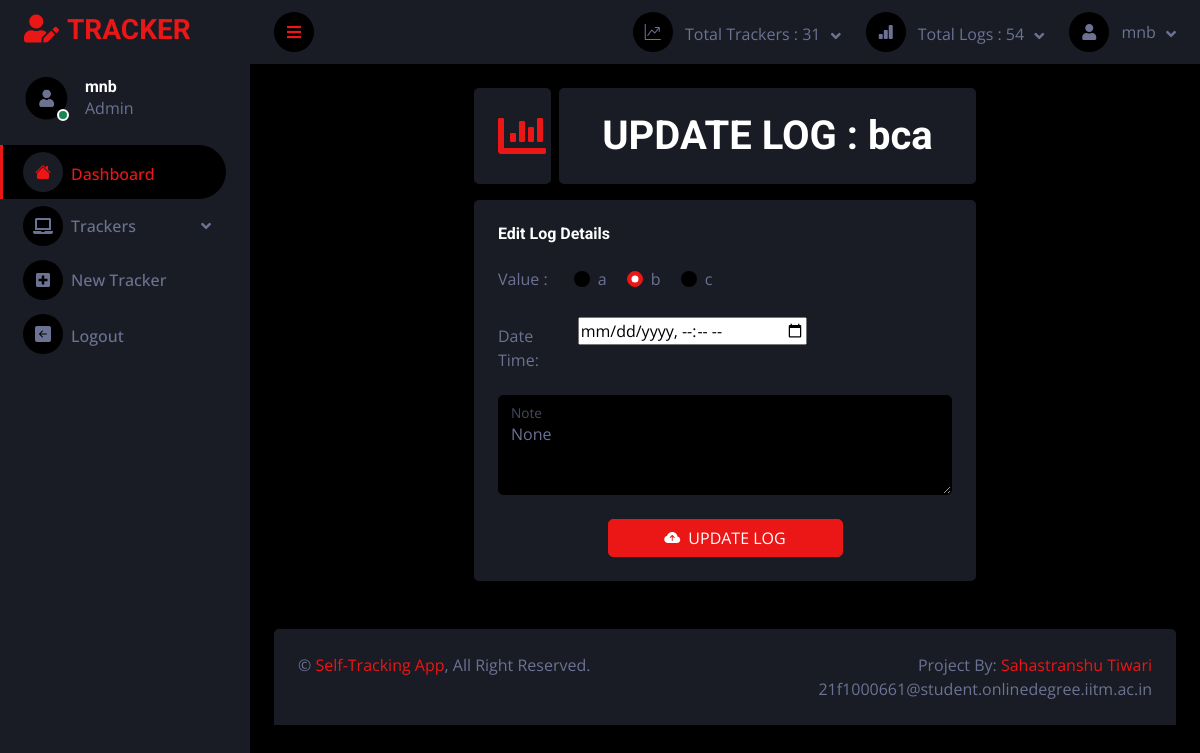
Screenshot of /updateLog/23 (signed in) with the database file from the repository.
### app.py (models this page shows)
class User( db.Model, UserMixin):
    id =db.Column(db.Integer, primary_key=True)
    email=db.Column(db.String(150),unique=True)
    password=db.Column(db.String(150),nullable=False)
    name=db.Column(db.String(150),nullable=False)
    trackers=db.relationship('Tracker')
    logs=db.relationship('Log')

class Tracker(db.Model):
    id =db.Column(db.Integer, primary_key=True)
    name=db.Column(db.String(150),nullable=False)
    description=db.Column(db.String(25000))
    type=db.Column(db.String(150),nullable=False)
    settings=db.Column(db.String(15000))
    user_id=db.Column(db.Integer,db.ForeignKey('user.id'))
    logs=db.relationship('Log',cascade="all, delete")

class Log(db.Model):
    id =db.Column(db.Integer, primary_key=True)
    value=db.Column(db.String(150),nullable=False)
    note=db.Column(db.String(25000))
    time=db.Column(db.String(150),default=datetime.now().strftime('%Y-%m-%dT%H:%M:%S %Z %z'))
    user_id=db.Column(db.Integer,db.ForeignKey('user.id'))
    tracker_id=db.Column(db.Integer,db.ForeignKey('tracker.id'))

### app.py (the view, shortened to what this page needs)
@app.route("/updateLog/<int:id>",methods=['GET','POST'])
def updateLog(id):
    curr_log=Log.query.filter_by(id=id).first()
    curr_tkr=Tracker.query.filter_by(id=curr_log.tracker_id).first()
    return render_template('updateLog.html',user=current_user,log=curr_log,tkr=curr_tkr)

### app.py (called while the page is built)
@login_manager.user_loader
def load_user(id):
    return User.query.get(int(id))

### templates/updateLog.html (shortened to what this page needs)
{% extends 'base.html' %}
{% block body %}
<div class="container-fluid pt-4 px-14">
    <div class="row g-2">
        <div class="col-sm-6 col-xl-2">
            <div class="bg-secondary rounded d-flex align-items-center justify-content-between p-4">
                <i class="fa fa-chart-bar fa-3x  text-primary"></i>
            </div>
        </div>
        <div class="col-sm-6 col-xl-10">
            <div class="bg-secondary rounded d-flex align-items-center justify-content-between p-4 ">
                <p class="text-center mb-0">
                <h1 class="mb-0 ">UPDATE LOG : {{tkr.name}} </h1>
                </p>
            </div>
        </div>
    </div>
</div>
<div class="container-fluid pt-3 px-14">
    <div class="bg-secondary rounded h-100 p-4">
        <h6 class="mb-4">Edit Log Details</h6>
        <form action="/updateLog/{{log.id}}" method="POST">
            {% if tkr.type=='Boolean' %}
            <fieldset class="row mb-3">
                <legend class="col-form-label col-sm-2 pt-0">Value</legend>
                <div class="col-sm-10">
                    {% if log.value=="True" %}
                    <div class="form-check">
                        <input class="form-check-input" type="radio" checked="checked" name="value" id="gridRadios1"
                            value="True" checked>
                        <label class="form-check-label" for="gridRadios1">
                            True
                        </label>
                    </div>
                    <div class="form-check">
                        <input class="form-check-input" type="radio" name="value" id="gridRadios2" value="False">
                        <label class="form-check-label" for="gridRadios2">
                            False
                        </label>
                    </div>
                    {% else %}
                    <div class="form-check">
                        <input class="form-check-input" type="radio" name="value" id="gridRadios1" value="True" checked>
                        <label class="form-check-label" for="gridRadios1">
                            True
                        </label>
                    </div>
                    <div class="form-check">
                        <input class="form-check-input" type="radio" checked="checked" name="value" id="gridRadios2"
                            value="False">
                        <label class="form-check-label" for="gridRadios2">
                            False
                        </label>
                    </div>
                    {% endif %}
                </div>
            </fieldset>
            {% elif tkr.type=='Numerical' %}
            <div class="form-floating mb-4">
                <input type="number" step=".01" class="form-control" id="floatingInput" name="value" placeholder="value"
                    value={{log.value}}>
                <label for="floatingInput">Numerical Value</label>
            </div>
            {% elif tkr.type=='Time Duration' %}
            <div class="form-floating mb-4">
                <input type="time" class="form-control" id="floatingInput" name="value" placeholder="time"
                    value="{{log.value}}">
                <label for="floatingInput">Time Duration (HH:MM)</label>
            </div>
            {% else %}
            <legend class="col-form-label col-sm-2 pt-0">Value :</legend>
            {% for set in (tkr.settings).split(",") %}
            {% if log.value==set %}
            <div class="form-check form-check-inline">
                <input class="form-check-input" type="radio" checked="checked" name="value" id="inlineRadio1"
                    value={{set}}>
                <label class="form-check-label" for="inlineRadio1">{{set}}</label>
            </div>
            {% else %}
            <div class="form-check form-check-inline">
                <input class="form-check-input" type="radio" name="value" id="inlineRadio1" value={{set}}>
                <label class="form-check-label" for="inlineRadio1">{{set}}</label>
            </div>
            {% endif %}
            {% endfor %}
            {% endif %}
            <div class="row mb-3">
                <label for="timee" class="col-sm-2 col-form-label">Date Time:</label>
                <div class="col-sm-10">
                    <input type="datetime-local" id="timee" name="time" value={{log.time}}>
                </div>
            </div>
            <div class="form-floating mb-4">
                <textarea class="form-control" placeholder="Leave a comment here" id="floatingTextarea2" name="note"
                    style="height: 100px;">{{log.note}}</textarea>
                <label for="floatingTextarea">Note</label>
            </div>
            <div class="m-n2">
                <p class="text-center mb-0"> <button class="btn btn-primary w-50 m-2" type="submit">
                        <i class="bi bi-cloud-arrow-up-fill me-2"></i>UPDATE LOG</button>
                </p>
            </div>
        </form>
    </div>
</div>
{% endblock body %}

### templates/base.html (shortened to what this page needs)
<!DOCTYPE html>
<html lang="en">
<head>
  <link href="https://cdnjs.cloudflare.com/ajax/libs/font-awesome/5.10.0/css/all.min.css" rel="stylesheet">
  <link href="https://cdn.jsdelivr.net/npm/bootstrap-icons@1.4.1/font/bootstrap-icons.css" rel="stylesheet">
  <link href="/static/lib/tempusdominus/css/tempusdominus-bootstrap-4.min.css" rel="stylesheet" />
  <link href="/static/css/bootstrap.min.css" rel="stylesheet">
  <link href="/static/css/style.css" rel="stylesheet">
</head>
<body>
  <div class="container-fluid position-relative d-flex p-0">
    <div class="sidebar pe-4 pb-3">
      <nav class="navbar bg-secondary navbar-dark">
        <a href="/" class="navbar-brand mx-4 mb-3">
          <h3 class="text-primary"><i class="fa fa-user-edit me-2"></i>TRACKER</h3>
        </a>
        <div class="d-flex align-items-center ms-4 mb-4">
          <div class="position-relative">
            <img class="rounded-circle" src="/static/img/zxc.jpg" alt="" style="width: 45px; height: 45px;">
            <div class="bg-success rounded-circle border border-2 border-white position-absolute end-0 bottom-0 p-1">
            </div>
          </div>
          <div class="ms-3">
            <h6 class="mb-0">{{user.name}}</h6>
            <span>Admin</span>
          </div>
        </div>
        <div class="navbar-nav w-100">
          <a href="/" class="nav-item nav-link active"><i class="bi bi-house-fill me-2"></i>Dashboard</a>
          <div class="nav-item dropdown">
            <a href="#" class="nav-link dropdown-toggle" data-bs-toggle="dropdown"><i
                class="fa fa-laptop me-2"></i>Trackers</a>
          </div>
          <a href='/addTracker' class="nav-item nav-link"><i class="fa fa-plus-square me-2"></i>New Tracker</a>
          <a href="/signout" class="nav-item nav-link"><i class="bi bi-arrow-left-square-fill me-2"></i>Logout</a>
        </div>
      </nav>
    </div>
    <div class="content">
      <nav class="navbar navbar-expand bg-secondary navbar-dark sticky-top px-4 py-0">
        <a href="#" class="sidebar-toggler flex-shrink-0">
          <i class="fa fa-bars"></i>
        </a>
        <div class="navbar-nav align-items-center ms-auto">
          <div class="nav-item dropdown">
            <a href="#" class="nav-link dropdown-toggle" data-bs-toggle="dropdown">
              <i class="bi bi-graph-up me-lg-2"></i>
              <span class="d-none d-lg-inline-flex">Total Trackers : {{user.trackers|count}}</span>
            </a>
          </div>
          <div class="nav-item dropdown">
            <a href="#" class="nav-link dropdown-toggle" data-bs-toggle="dropdown">
              <i class="bi bi-bar-chart-fill me-lg-2"></i>
              <span class="d-none d-lg-inline-flex">Total Logs : {{user.logs|length}}</span>
            </a>
          </div>
          <div class="nav-item dropdown">
            <a href="#" class="nav-link dropdown-toggle" data-bs-toggle="dropdown">
              <i class="fa fa-user me-lg-2"></i>
              <span class="d-none d-lg-inline-flex">{{user.name}}</span>
            </a>
          </div>
        </div>
      </nav>
      {% block body %}
      {% endblock body %}
      <div class="container-fluid pt-5 px-4">
        <div class="bg-secondary rounded-top p-4">
          <div class="row">
            <div class="col-12 col-sm-6 text-center text-sm-start">
              &copy; <a href="#">Self-Tracking App</a>, All Right Reserved.
            </div>
            <div class="col-12 col-sm-6 text-center text-sm-end">
              Project By: <a href="#">Sahastranshu Tiwari</a>
              <br> <a>21f1000661@student.onlinedegree.iitm.ac.in</a>
            </div>
          </div>
        </div>
      </div>
</body>
</html>

### static/css/style.css (style rules this page uses)
:root { --primary: #EB1616; --secondary: #191C24; --light: #6C7293; --dark: #000000; }
.btn { transition: .5s; }
.sidebar { position: fixed; top: 0; left: 0; bottom: 0; width: 250px; height: 100vh; overflow-y: auto; background: var(--secondary); transition: 0.5s; z-index: 999; }
.content { margin-left: 250px; min-height: 100vh; background: var(--dark); transition: 0.5s; }
@media (min-width: 992px) { .sidebar { margin-left: 0; } }
@media (min-width: 992px) { .content { width: calc(100% - 250px); } }
.sidebar .navbar .navbar-nav .nav-link { padding: 7px 20px; color: var(--light); font-weight: 500; border-left: 3px solid var(--secondary); border-radius: 0 30px 30px 0; outline: none; }
.sidebar .navbar .navbar-nav .nav-link:hover, .sidebar .navbar .navbar-nav .nav-link.active { color: var(--primary); background: var(--dark); border-color: var(--primary); }
.sidebar .navbar .navbar-nav .nav-link i { width: 40px; height: 40px; display: inline-flex; align-items: center; justify-content: center; background: var(--dark); border-radius: 40px; }
.sidebar .navbar .navbar-nav .nav-link:hover i, .sidebar .navbar .navbar-nav .nav-link.active i { background: var(--secondary); }
.sidebar .navbar .dropdown-toggle::after { position: absolute; top: 15px; right: 15px; border: none; content: "\f107"; font-family: "Font Awesome 5 Free"; font-weight: 900; transition: .5s; }
.content .navbar .navbar-nav .nav-link { margin-left: 25px; padding: 12px 0; color: var(--light); outline: none; }
.content .navbar .sidebar-toggler, .content .navbar .navbar-nav .nav-link i { width: 40px; height: 40px; display: inline-flex; align-items: center; justify-content: center; background: var(--dark); border-radius: 40px; }
.content .navbar .dropdown-toggle::after { margin-left: 6px; vertical-align: middle; border: none; content: "\f107"; font-family: "Font Awesome 5 Free"; font-weight: 900; transition: .5s; }

### rows the page displays
User: name "mnb"
Tracker: name "bca"
Log: note "None"

### other values shown
{{ user.trackers|count }} "31"
{{ user.logs|length }} "54"
{{ set }} "a" "c"
{{ set }} "b"
